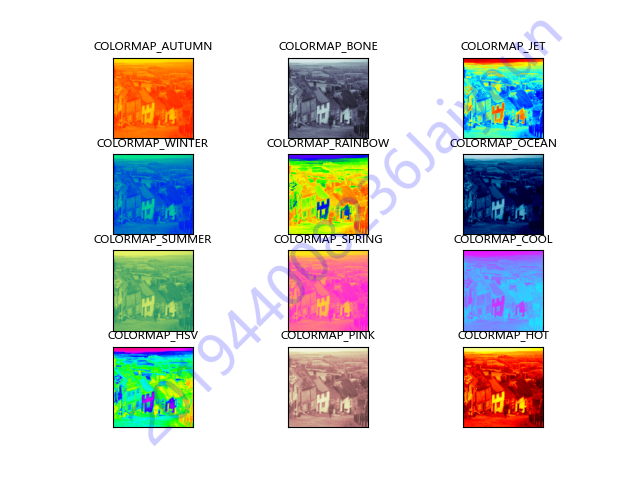

Here is the Python script that generated this plot:
# -*- coding: UTF-8 -*-
"""
@author:Jaiyaun
@software: PyCharm
@file:task5a.py
@time:2021/11/24
"""
import cv2
import matplotlib.pyplot as plt
import watermark


def colormap_name(id):
    switcher = {
        0: "COLORMAP_AUTUMN",
        1: "COLORMAP_BONE",
        2: 'COLORMAP_JET',
        3: 'COLORMAP_WINTER',
        4: 'COLORMAP_RAINBOW',
        5: 'COLORMAP_OCEAN',
        6: 'COLORMAP_SUMMER',
        7: 'COLORMAP_SPRING',
        8: 'COLORMAP_COOL',
        9: 'COLORMAP_HSV',
        10: 'COLORMAP_PINK',
        11: 'COLORMAP_HOT'
    }
    return switcher.get(id, "NONE")


img = cv2.imread('goldhill.png', cv2.IMREAD_GRAYSCALE)

for i in range(0, 4):
    for j in range(0, 3):
        k = i + j * 4
        img_color = cv2.applyColorMap(img, k)
        plt.subplot(4, 3, k + 1)
        plt.imshow(img_color[..., ::-1])
        plt.title(colormap_name(k), fontsize=8)
        plt.xticks([])
        plt.yticks([])

# 保存图片
# watermark.addwatermark(plt, '201944008236Jaiyaun')
watermark.savefig(plt, 'task5a.png', '201944008236Jaiyaun')
plt.show()
